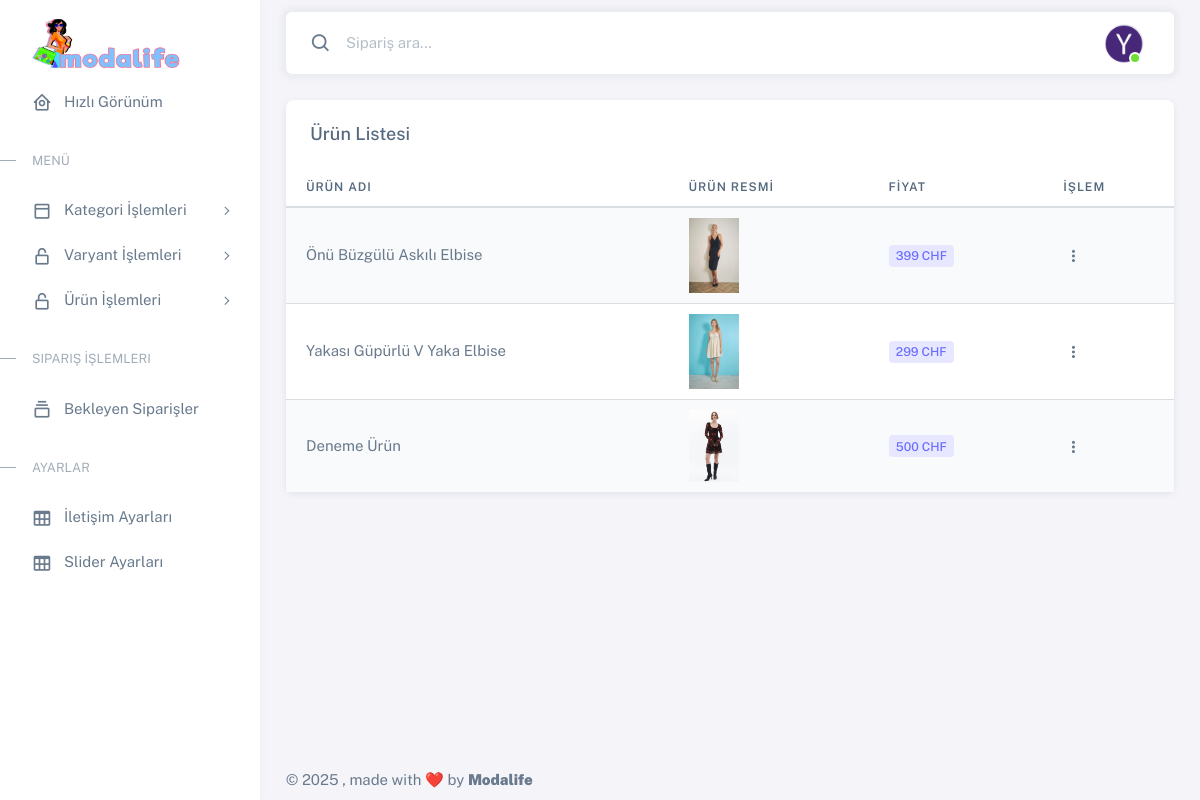
Screenshot of /eticaret/admin/kampanya-ekle.php with the database file from the repository.
### tables this page shows
CREATE TABLE IF NOT EXISTS `urunler` (
  `KAYIT_ID` int(11) NOT NULL AUTO_INCREMENT,
  `URUN_KODU` varchar(50) NOT NULL,
  `RESIM` varchar(50) NOT NULL,
  `URUN_ADI` varchar(100) NOT NULL,
  `ACIKLAMA` varchar(500) NOT NULL,
  `FIYAT` varchar(50) NOT NULL,
  `STOK` int(11) NOT NULL,
  `ETIKETLER` varchar(100) NOT NULL,
  `KUMAS_CINSI` varchar(100) NOT NULL,
  `CINSIYET` varchar(100) NOT NULL,
  `URUN_LINK` varchar(500) NOT NULL,
  `PUAN` float NOT NULL,
  `ANA_KATEGORI` varchar(50) NOT NULL,
  `ALT_KATEGORI` varchar(50) NOT NULL,
  PRIMARY KEY (`KAYIT_ID`)
);

### eticaret/admin/kampanya-ekle.php (the view, shortened to what this page needs)
<?php
include 'assets/fonk/mysql.php';
try {
  $stmt = $conn->prepare("SELECT * FROM urunler WHERE URUN_KODU NOT IN (SELECT URUN_KODU FROM indirimli_urunler)");
  $stmt->execute();
  $urunler = $stmt->fetchAll(PDO::FETCH_ASSOC);
} catch (PDOException $e) {
  echo "Datenbankfehler: " . $e->getMessage();
}
?>
<!DOCTYPE html>
<html lang="en" class="light-style layout-menu-fixed" dir="ltr" data-theme="theme-default" data-assets-path="assets/" data-template="vertical-menu-template-free">
<?php include 'view/head.php'; ?>
<body>
  <div class="layout-wrapper layout-content-navbar">
    <div class="layout-container">
      <?php include 'view/solmenu.php'; ?>
      <div class="layout-page">
        <?php include 'view/ustmenu.php'; ?>
        <div class="content-wrapper">
          <div class="container-fluid flex-grow-1 container-p-y">
            <div class="col-lg-12 col-md-4 order-1">
              <div class="card">
                <h5 class="card-header">Ürün Listesi</h5>
                <div class="table-responsive text-nowrap">
                  <table class="table table-striped">
                    <thead>
                      <tr>
                        <th>ÜRÜN ADI</th>
                        <th>ÜRÜN RESMİ</th>
                        <th>FİYAT</th>
                        <th>İŞLEM</th>
                      </tr>
                    </thead>
                    <tbody class="table-border-bottom-0">
                      <?php foreach ($urunler as $urun): ?>
                        <tr>
                          <td><?php echo htmlspecialchars($urun['URUN_ADI']); ?></td>
                          <td><img class="product-image" src="../assets/images/upload/product/<?php echo htmlspecialchars($urun['RESIM']); ?>" style="width: 50px;"></td>
                          <td><span class="badge bg-label-primary me-1"><?php echo htmlspecialchars($urun['FIYAT']); ?> CHF</span></td>
                          <td>
                            <div class="dropdown">
                              <button type="button" class="btn p-0 dropdown-toggle hide-arrow" data-bs-toggle="dropdown">
                                <i class="bx bx-dots-vertical-rounded"></i>
                              </button>
                            </div>
                          </td>
                        </tr>
                      <?php endforeach; ?>
                    </tbody>
                  </table>
                </div>
              </div>
            </div>
          </div>
          <?php include 'view/footer.php'; ?>
        </div>
      </div>
    </div>
  </div>
  <div class="toast-container position-fixed bottom-0 end-0 p-3" style="z-index: 11">
  </div>
  <div class="toast-container position-fixed bottom-0 end-0 p-3" style="z-index: 11">
  </div>
</body>
</html>

### rows the page displays
urunler: URUN_ADI "Önü Büzgülü Askılı Elbise", RESIM (picture), FIYAT "399"
urunler: URUN_ADI "Yakası Güpürlü V Yaka Elbise", RESIM (picture), FIYAT "299"
urunler: URUN_ADI "Deneme Ürün", RESIM (picture), FIYAT "500"
